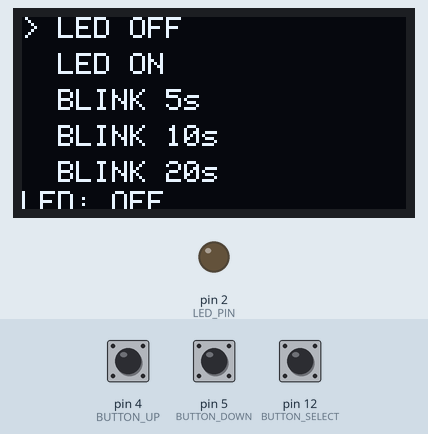
Simulated run of this sketch. Board: Arduino Uno, built with avr-gcc and run on an emulated ATmega328P. On the bench: 128×64 one-colour display, output pins drawn as LEDs (lit = HIGH). The inputs (shaded band) are chosen by the test bench; at power-on: pin 4 (BUTTON_UP) HIGH, pin 12 (BUTTON_SELECT) HIGH, pin 5 (BUTTON_DOWN) HIGH.

Above: at 1.2 s.
1.3 s: pin 4 (BUTTON_UP) pulled LOW for 0.15 s
At 2.5 s:
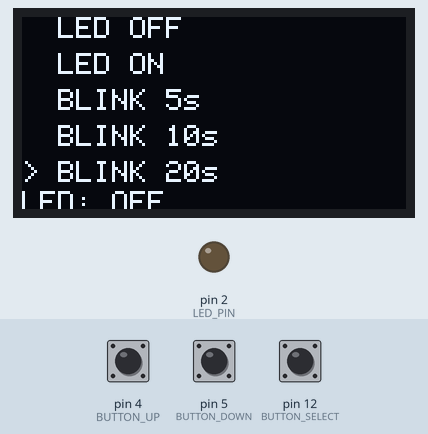
2.9 s: pin 12 (BUTTON_SELECT) pulled LOW for 0.15 s
At 3.7 s:
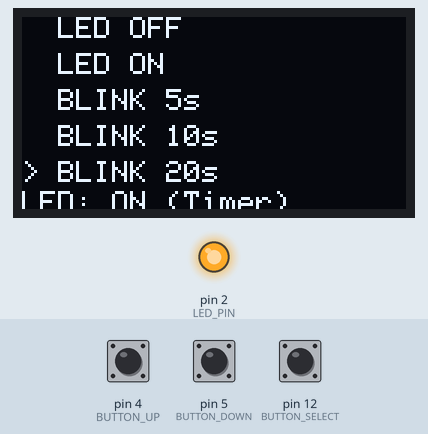
4.5 s: pin 5 (BUTTON_DOWN) pulled LOW for 0.15 s
At 5.0 s:
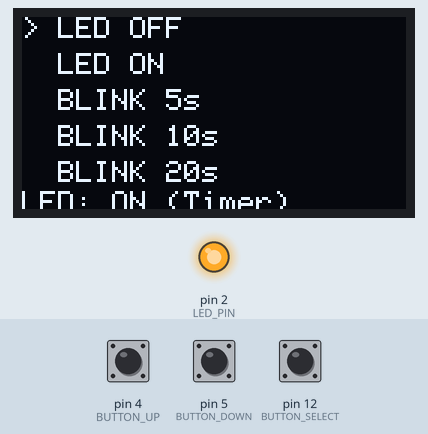
6.1 s: pin 12 (BUTTON_SELECT) pulled LOW for 1 s
At 7.3 s:
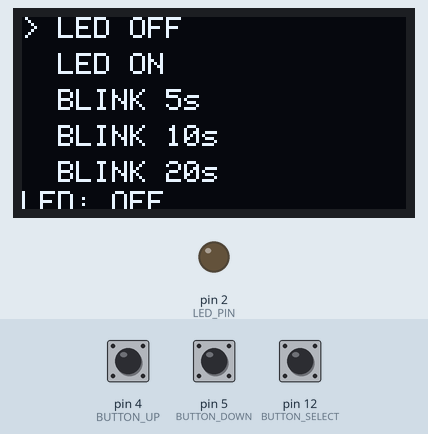
8.6 s: pin 5 (BUTTON_DOWN) pulled LOW for 1 s
At 9.2 s:
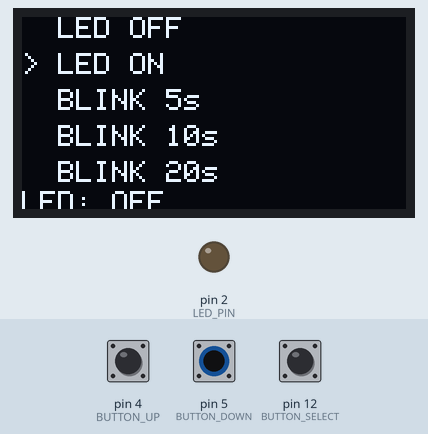
11.1 s: pin 4 (BUTTON_UP) pulled LOW for 1 s
At 12.3 s:
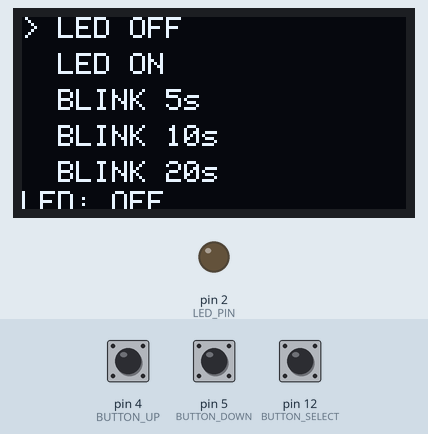
Timing chart, 0 to 14.1 s (numbered marks = the images above; inputs shaded):
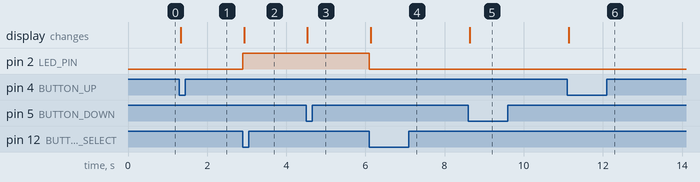

The sketch:

dk_screen.ino
```cpp
#include <Wire.h>
#include <Adafruit_GFX.h>
#include <Adafruit_SSD1306.h>

#define SCREEN_WIDTH 128
#define SCREEN_HEIGHT 64
Adafruit_SSD1306 display(SCREEN_WIDTH, SCREEN_HEIGHT, &Wire, -1);

// Pin setup
#define BUTTON_UP 4
#define BUTTON_DOWN 5
#define BUTTON_SELECT 12
#define LED_PIN 2

// Menu
int menuIndex = 0;
const int menuItemCount = 5;

bool ledState = false;
bool isBlinking = false;
unsigned long blinkStartTime = 0;
unsigned long blinkDuration = 0;

bool lastState[3] = {HIGH, HIGH, HIGH};
unsigned long lastDebounceTime[3] = {0, 0, 0};
const unsigned long debounceDelay = 50;

void setup() {
  pinMode(BUTTON_UP, INPUT_PULLUP);
  pinMode(BUTTON_DOWN, INPUT_PULLUP);
  pinMode(BUTTON_SELECT, INPUT_PULLUP);
  pinMode(LED_PIN, OUTPUT);
  digitalWrite(LED_PIN, LOW);

  Serial.begin(115200);
  if (!display.begin(SSD1306_SWITCHCAPVCC, 0x3C)) {
    Serial.println("OLED init failed!");
    while (1);
  }

  display.clearDisplay();
  drawMenu();
}

void loop() {
  handleButton(BUTTON_UP, 0);   // Nút điều khiển lên
  handleButton(BUTTON_DOWN, 1); // Nút điều khiển xuống
  handleButton(BUTTON_SELECT, 2); // Nút chọn

  if (isBlinking && millis() - blinkStartTime >= blinkDuration) {
    ledState = false;
    digitalWrite(LED_PIN, LOW);
    isBlinking = false;
    drawMenu();
  }
}

void handleButton(int buttonPin, int index) {
  bool reading = digitalRead(buttonPin);
  if (reading == LOW && lastState[index] == HIGH) {
    unsigned long now = millis();
    if (now - lastDebounceTime[index] > debounceDelay) {
      if (buttonPin == BUTTON_UP) {
        menuIndex = (menuIndex - 1 + menuItemCount) % menuItemCount;  // Điều khiển lên
      } else if (buttonPin == BUTTON_DOWN) {
        menuIndex = (menuIndex + 1) % menuItemCount;  // Điều khiển xuống
      } else if (buttonPin == BUTTON_SELECT) {
        switch (menuIndex) {
          case 0: ledState = false; isBlinking = false; digitalWrite(LED_PIN, LOW); break;
          case 1: ledState = true; isBlinking = false; digitalWrite(LED_PIN, HIGH); break;
          case 2: ledState = true; isBlinking = true; blinkDuration = 5000; blinkStartTime = millis(); digitalWrite(LED_PIN, HIGH); break;
          case 3: ledState = true; isBlinking = true; blinkDuration = 10000; blinkStartTime = millis(); digitalWrite(LED_PIN, HIGH); break;
          case 4: ledState = true; isBlinking = true; blinkDuration = 20000; blinkStartTime = millis(); digitalWrite(LED_PIN, HIGH); break;
        }
      }
      drawMenu();
      lastDebounceTime[index] = now;
    }
  }
  lastState[index] = reading;
}

void drawMenu() {
  display.clearDisplay();
  display.setTextSize(1);
  display.setTextColor(WHITE);

  display.setCursor(0, 0);
  display.println(menuIndex == 0 ? "> LED OFF" : "  LED OFF");
  display.setCursor(0, 12);
  display.println(menuIndex == 1 ? "> LED ON" : "  LED ON");
  display.setCursor(0, 24);
  display.println(menuIndex == 2 ? "> BLINK 5s" : "  BLINK 5s");
  display.setCursor(0, 36);
  display.println(menuIndex == 3 ? "> BLINK 10s" : "  BLINK 10s");
  display.setCursor(0, 48);
  display.println(menuIndex == 4 ? "> BLINK 20s" : "  BLINK 20s");

  display.setCursor(0, 58);
  display.print("LED: ");
  if (ledState) {
    display.print("ON");
    if (isBlinking) display.print(" (Timer)");
  } else {
    display.print("OFF");
  }

  display.display();
}
```

Measured:
- after the input at 1.3 s, the display: changes at once (image 1)
- after the input at 2.9 s, pin 2 (LED_PIN): LOW → HIGH at once; the display: changes at once (image 2)
- after the input at 4.5 s, the display: changes at once (image 3)
- after the input at 6.1 s, pin 2 (LED_PIN): HIGH → LOW at once; the display: changes at once (image 4)
- after the input at 8.6 s, the display: changes at once (image 5)
- after the input at 11.1 s, the display: changes at once (image 6)
